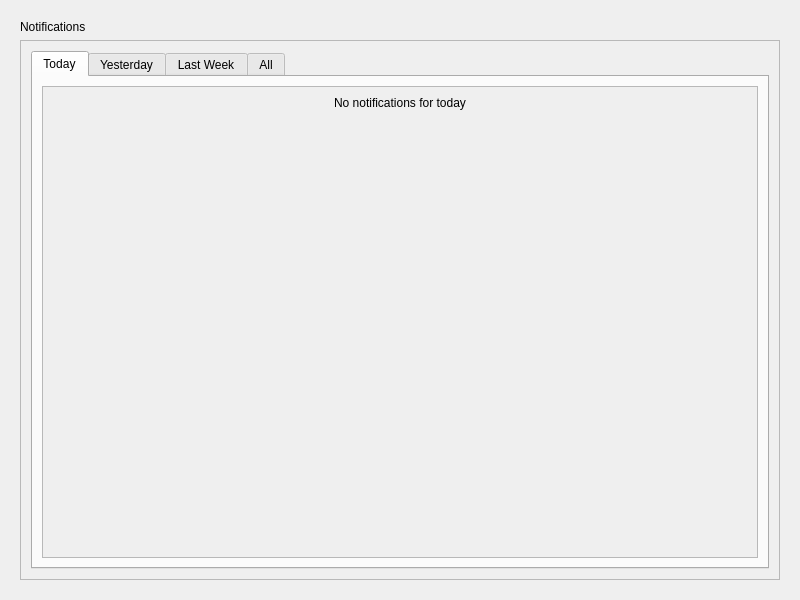
<?xml version="1.0" encoding="UTF-8"?>
<ui version="4.0">
  <class>NotificationScreen</class>
  <widget class="QWidget" name="NotificationScreen">
    <property name="geometry">
      <rect>
        <x>0</x>
        <y>0</y>
        <width>800</width>
        <height>600</height>
      </rect>
    </property>
    <property name="windowTitle">
      <string>Notifications</string>
    </property>
    <layout class="QVBoxLayout" name="mainLayout">
      <property name="leftMargin">
        <number>20</number>
      </property>
      <property name="topMargin">
        <number>20</number>
      </property>
      <property name="rightMargin">
        <number>20</number>
      </property>
      <property name="bottomMargin">
        <number>20</number>
      </property>
      <item>
        <widget class="QLabel" name="titleLabel">
          <property name="text">
            <string>Notifications</string>
          </property>
          <property name="alignment">
            <set>Qt::AlignLeft|Qt::AlignTop</set>
          </property>
        </widget>
      </item>
      <item>
        <widget class="QFrame" name="centralFrame">
          <property name="frameShape">
            <enum>QFrame::StyledPanel</enum>
          </property>
          <property name="frameShadow">
            <enum>QFrame::Raised</enum>
          </property>
          <layout class="QVBoxLayout" name="frameLayout">
            <property name="leftMargin">
              <number>10</number>
            </property>
            <property name="topMargin">
              <number>10</number>
            </property>
            <property name="rightMargin">
              <number>10</number>
            </property>
            <property name="bottomMargin">
              <number>10</number>
            </property>
            <item>
              <widget class="QTabWidget" name="notificationTabs">
                <property name="currentIndex">
                  <number>0</number>
                </property>
                <widget class="QWidget" name="todayTab">
                  <attribute name="title">
                    <string>Today</string>
                  </attribute>
                  <layout class="QVBoxLayout" name="todayLayout">
                    <item>
                      <widget class="QScrollArea" name="todayScrollArea">
                        <property name="widgetResizable">
                          <bool>true</bool>
                        </property>
                        <widget class="QWidget" name="todayScrollContent">
                          <property name="geometry">
                            <rect>
                              <x>0</x>
                              <y>0</y>
                              <width>742</width>
                              <height>485</height>
                            </rect>
                          </property>
                          <layout class="QVBoxLayout" name="todayContentLayout">
                            <item>
                              <widget class="QLabel" name="todayPlaceholder">
                                <property name="text">
                                  <string>No notifications for today</string>
                                </property>
                                <property name="alignment">
                                  <set>Qt::AlignCenter</set>
                                </property>
                              </widget>
                            </item>
                            <item>
                              <spacer name="todayVerticalSpacer">
                                <property name="orientation">
                                  <enum>Qt::Vertical</enum>
                                </property>
                                <property name="sizeHint" stdset="0">
                                  <size>
                                    <width>20</width>
                                    <height>40</height>
                                  </size>
                                </property>
                              </spacer>
                            </item>
                          </layout>
                        </widget>
                      </widget>
                    </item>
                  </layout>
                </widget>
                <widget class="QWidget" name="yesterdayTab">
                  <attribute name="title">
                    <string>Yesterday</string>
                  </attribute>
                  <layout class="QVBoxLayout" name="yesterdayLayout">
                    <item>
                      <widget class="QScrollArea" name="yesterdayScrollArea">
                        <property name="widgetResizable">
                          <bool>true</bool>
                        </property>
                        <widget class="QWidget" name="yesterdayScrollContent">
                          <property name="geometry">
                            <rect>
                              <x>0</x>
                              <y>0</y>
                              <width>742</width>
                              <height>485</height>
                            </rect>
                          </property>
                          <layout class="QVBoxLayout" name="yesterdayContentLayout">
                            <item>
                              <widget class="QLabel" name="yesterdayPlaceholder">
                                <property name="text">
                                  <string>No notifications for yesterday</string>
                                </property>
                                <property name="alignment">
                                  <set>Qt::AlignCenter</set>
                                </property>
                              </widget>
                            </item>
                            <item>
                              <spacer name="yesterdayVerticalSpacer">
                                <property name="orientation">
                                  <enum>Qt::Vertical</enum>
                                </property>
                                <property name="sizeHint" stdset="0">
                                  <size>
                                    <width>20</width>
                                    <height>40</height>
                                  </size>
                                </property>
                              </spacer>
                            </item>
                          </layout>
                        </widget>
                      </widget>
                    </item>
                  </layout>
                </widget>
                <widget class="QWidget" name="lastWeekTab">
                  <attribute name="title">
                    <string>Last Week</string>
                  </attribute>
                  <layout class="QVBoxLayout" name="lastWeekLayout">
                    <item>
                      <widget class="QScrollArea" name="lastWeekScrollArea">
                        <property name="widgetResizable">
                          <bool>true</bool>
                        </property>
                        <widget class="QWidget" name="lastWeekScrollContent">
                          <property name="geometry">
                            <rect>
                              <x>0</x>
                              <y>0</y>
                              <width>742</width>
                              <height>485</height>
                            </rect>
                          </property>
                          <layout class="QVBoxLayout" name="lastWeekContentLayout">
                            <item>
                              <widget class="QLabel" name="lastWeekPlaceholder">
                                <property name="text">
                                  <string>No notifications for last week</string>
                                </property>
                                <property name="alignment">
                                  <set>Qt::AlignCenter</set>
                                </property>
                              </widget>
                            </item>
                            <item>
                              <spacer name="lastWeekVerticalSpacer">
                                <property name="orientation">
                                  <enum>Qt::Vertical</enum>
                                </property>
                                <property name="sizeHint" stdset="0">
                                  <size>
                                    <width>20</width>
                                    <height>40</height>
                                  </size>
                                </property>
                              </spacer>
                            </item>
                          </layout>
                        </widget>
                      </widget>
                    </item>
                  </layout>
                </widget>
                <widget class="QWidget" name="allTab">
                  <attribute name="title">
                    <string>All</string>
                  </attribute>
                  <layout class="QVBoxLayout" name="allLayout">
                    <item>
                      <widget class="QScrollArea" name="allScrollArea">
                        <property name="widgetResizable">
                          <bool>true</bool>
                        </property>
                        <widget class="QWidget" name="allScrollContent">
                          <property name="geometry">
                            <rect>
                              <x>0</x>
                              <y>0</y>
                              <width>742</width>
                              <height>485</height>
                            </rect>
                          </property>
                          <layout class="QVBoxLayout" name="allContentLayout">
                            <item>
                              <widget class="QLabel" name="allPlaceholder">
                                <property name="text">
                                  <string>No notifications available</string>
                                </property>
                                <property name="alignment">
                                  <set>Qt::AlignCenter</set>
                                </property>
                              </widget>
                            </item>
                            <item>
                              <spacer name="allVerticalSpacer">
                                <property name="orientation">
                                  <enum>Qt::Vertical</enum>
                                </property>
                                <property name="sizeHint" stdset="0">
                                  <size>
                                    <width>20</width>
                                    <height>40</height>
                                  </size>
                                </property>
                              </spacer>
                            </item>
                          </layout>
                        </widget>
                      </widget>
                    </item>
                  </layout>
                </widget>
              </widget>
            </item>
          </layout>
        </widget>
      </item>
    </layout>
  </widget>
</ui>
